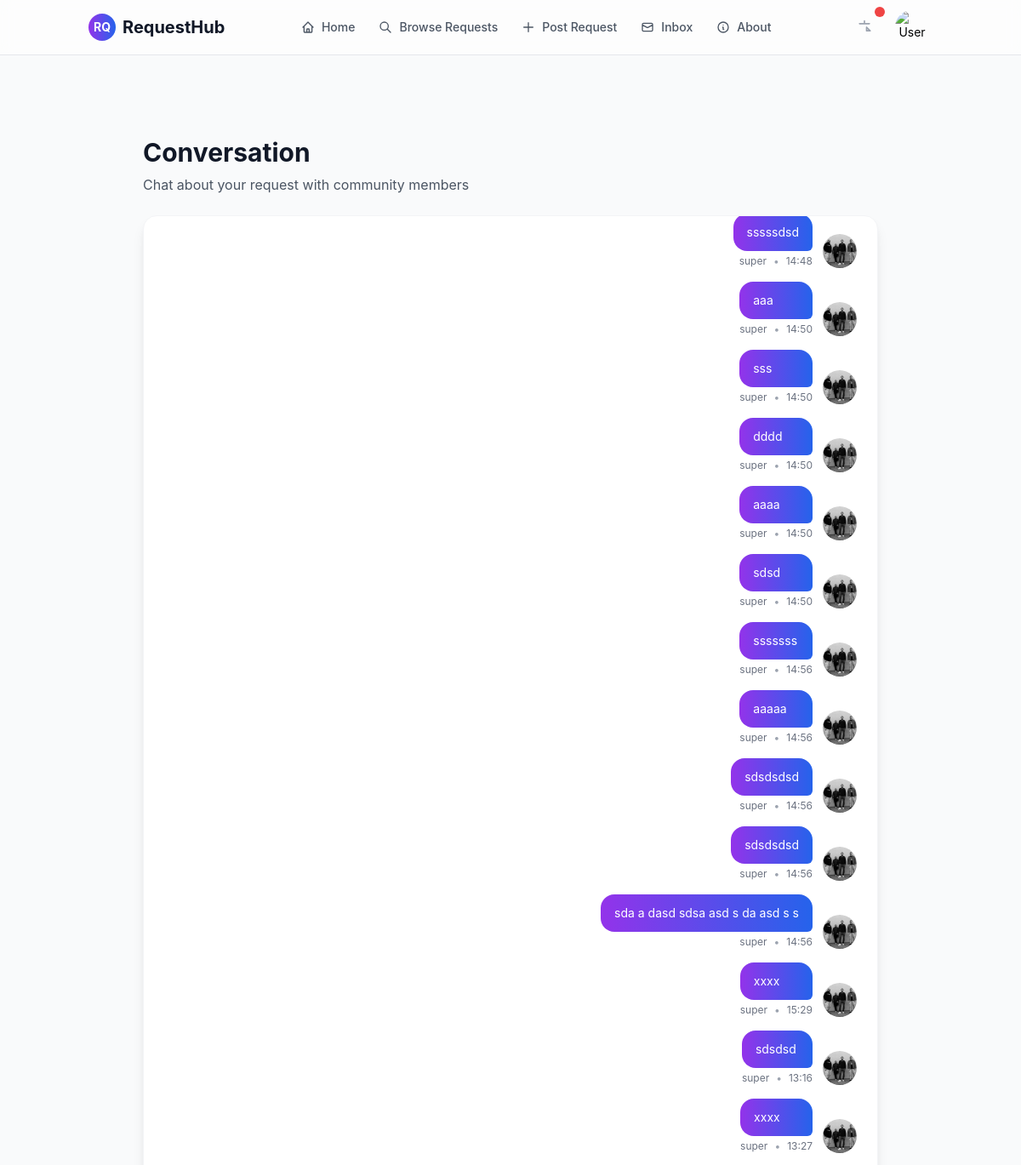
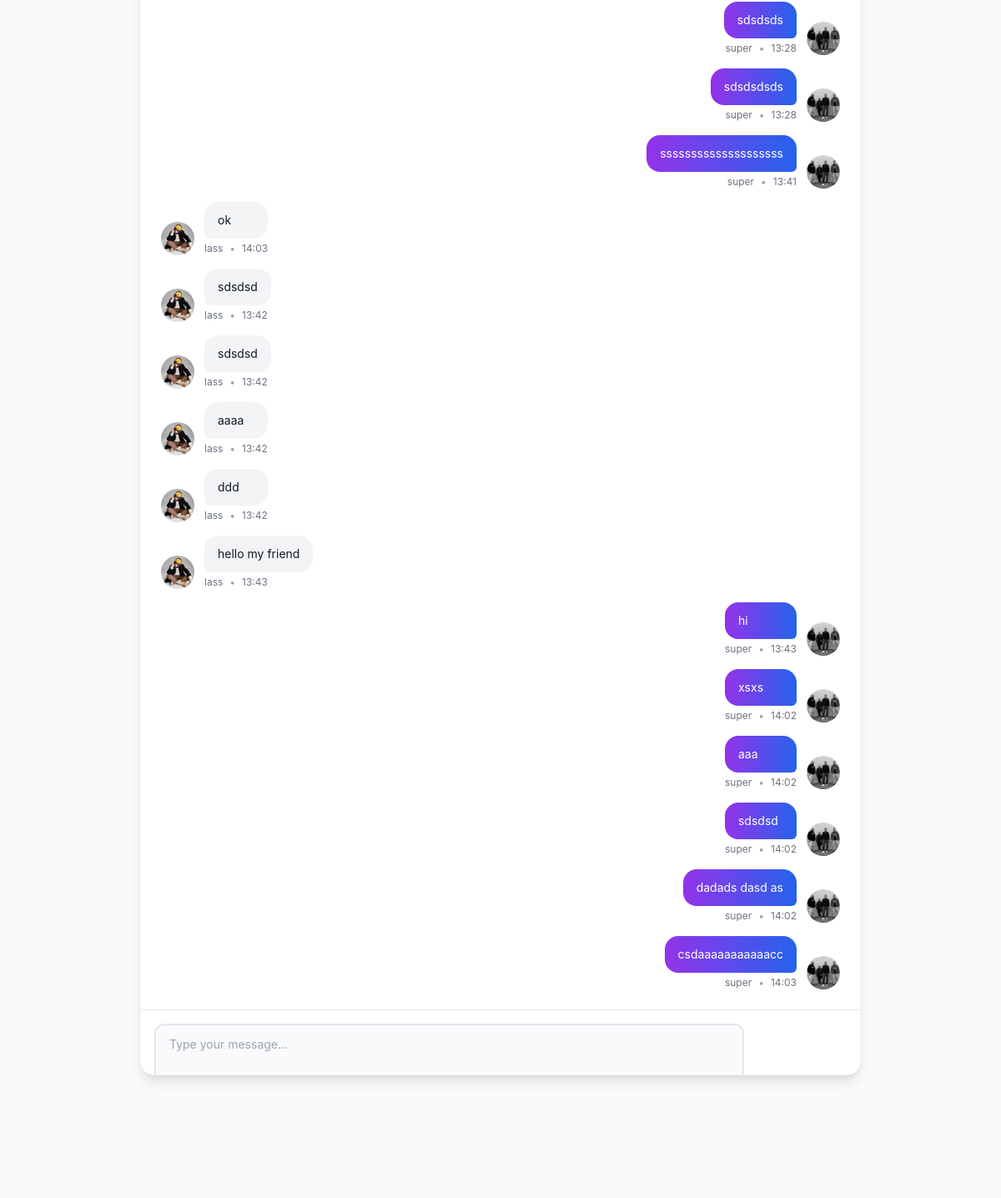
/1/ (signed in, upper part), run on an earlier commit of the app's database (2 pictures, top to bottom).
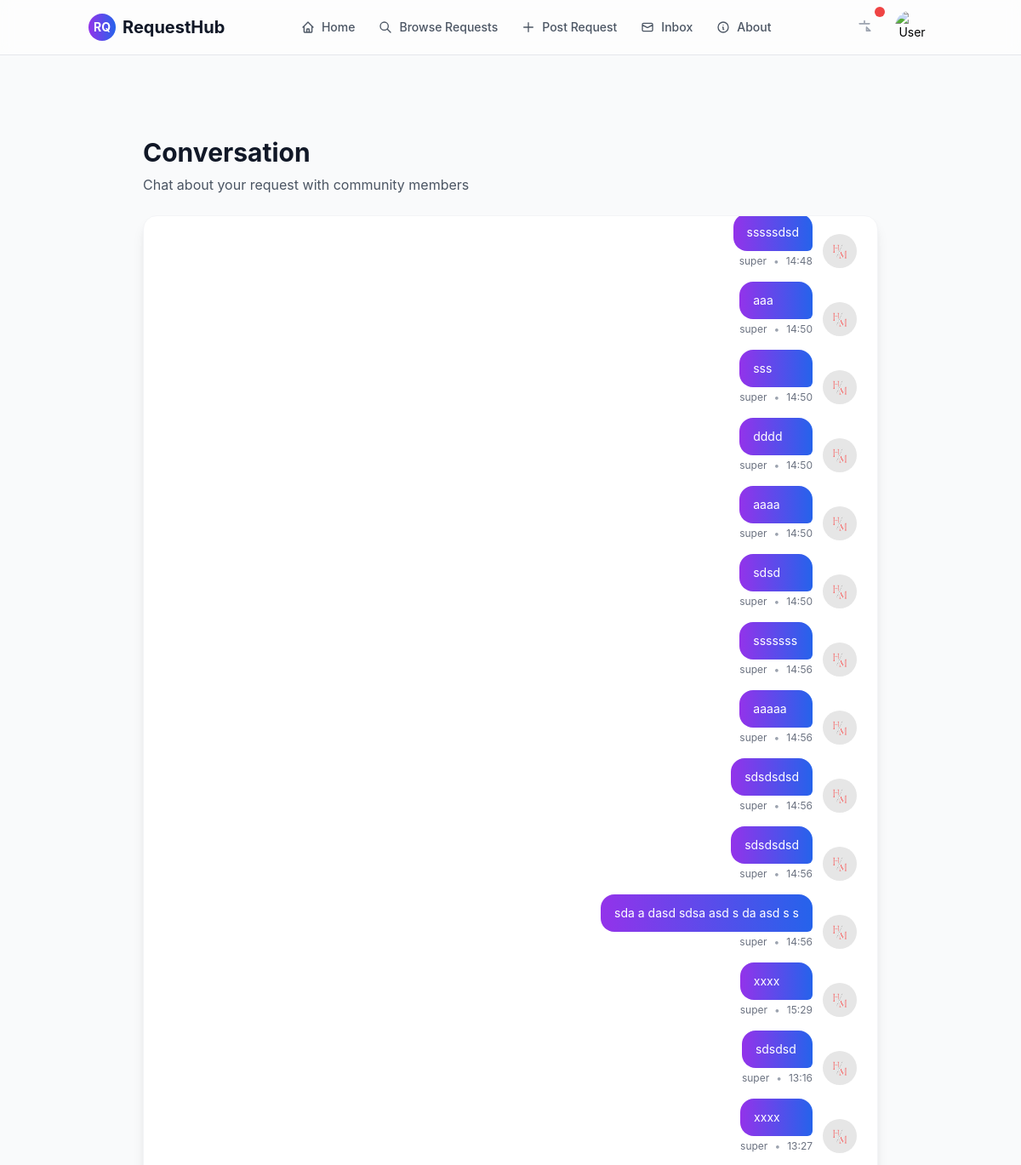
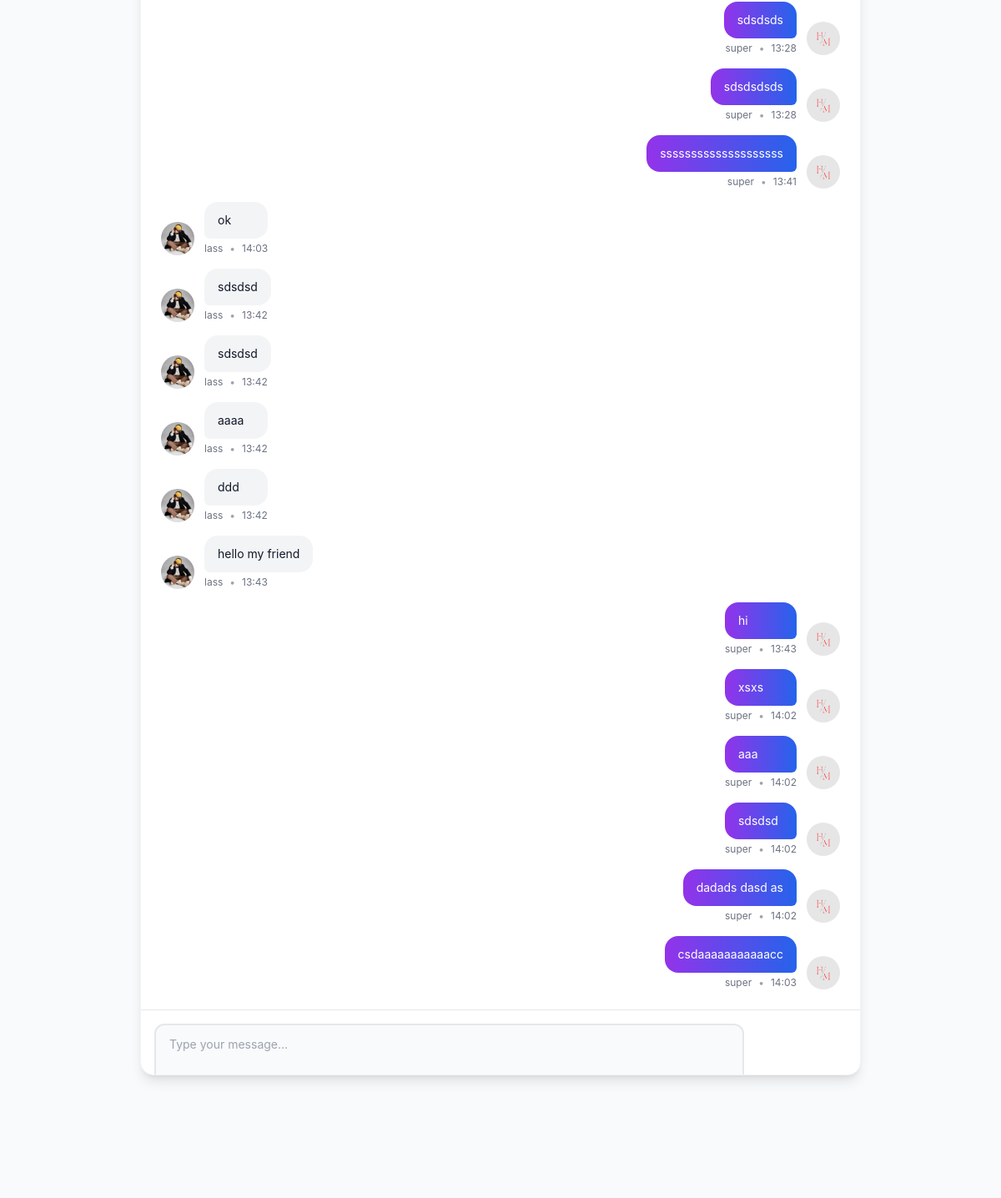
And on a later commit of the database (2 pictures, top to bottom).
### conversation/models.py (models this page shows)
class ConversationMessage(models.Model):
    conversation = models.ForeignKey(Conversation, related_name='messages', on_delete=models.CASCADE)
    content = models.TextField()
    created_at = models.DateTimeField(auto_now_add=True)
    created_by = models.ForeignKey(User, related_name='created_messages', on_delete=models.CASCADE)

### user/models.py (models this page shows, shortened)
class UserProfile(models.Model):
    user = models.OneToOneField(User, on_delete=models.CASCADE, primary_key=True)
    location = models.CharField(max_length=100, blank=True, null=True)
    phone_number = models.CharField(max_length=15, blank=True, null=True)
    profile_picture = models.ImageField(upload_to='profile_pictures/', blank=True, null=True)

### conversation/views.py (the view)
# urls.py: path('<int:pk>/', views.detail, name='detail'),
@login_required
def detail(request, pk):
    conversation = Conversation.objects.filter(members__in=[request.user.id]).get(pk=pk)
    if request.method == 'POST':
        form = ConversationMessageForm(request.POST)
        if form.is_valid():
            conversation_message = form.save(commit=False)
            conversation_message.conversation = conversation
            conversation_message.created_by = request.user
            conversation_message.save()
            conversation.save()
            return redirect('conversation:detail', pk=pk)
    else:
        form = ConversationMessageForm()
        members = list(conversation.members.all())
        print(members)
        receiver = [m for m in members if m != request.user]
        print(receiver)
        if receiver:
            receiver_user = receiver[0]  # The other member
            receiverr= UserProfile.objects.filter(user=receiver_user).first()
        else:
            receiver_user = None
            receiverr = None
    sender=UserProfile.objects.filter(user=request.user).first()
    return render(request, 'conversation/detail.html', {
        'conversation': conversation,
        'form': form,
        'sender':sender,
        "receiver":receiverr,
    })

### conversation/forms.py
class ConversationMessageForm(forms.ModelForm):
    class Meta:
        model = ConversationMessage
        fields = ('content',)
        widgets = {
            'content': forms.Textarea(attrs={
                'class': 'w-full py-4 px-6 rounded-xl border'
            })
        }

### conversation/templates/conversation/detail.html (shortened to what this page needs)
{% extends 'aid/base.html' %}
{% block content %}
<main class="py-8">
    <div class="container mx-auto px-4 max-w-4xl">
        <div class="mb-6">
            <h1 class="text-3xl font-bold text-gray-900 mb-2">Conversation</h1>
            <p class="text-gray-600">Chat about your request with community members</p>
        </div>
        <div class="bg-white rounded-2xl shadow-lg border border-gray-100 overflow-hidden" style="height: 70vh;">
            <div id="messages" class="flex-1 overflow-y-auto p-6 space-y-4" style="height: calc(70vh - 80px);">
                {% for message in conversation.messages.all %}
                    <div class="flex items-end space-x-3 {% if message.created_by == request.user %}flex-row-reverse space-x-reverse{% endif %}">
                        <a href="{% url 'user:profile' %}" class="flex-shrink-0">
                            {% if message.created_by == request.user %}
                                {% if sender.profile_picture %}
                                    <img src="{{ sender.profile_picture.url }}" alt="{{ message.created_by.username }}" class="w-10 h-10 rounded-full object-cover">
                                {% else %}
                                    <div class="w-10 h-10 rounded-full bg-gradient-to-r from-purple-500 to-blue-500 flex items-center justify-center text-white font-semibold text-sm">
                                        {{ message.created_by.username|first|upper }}
                                    </div>
                                {% endif %}
                            {% else %}
                                {% if receiver.profile_picture %}
                                    <img src="{{ receiver.profile_picture.url }}" alt="{{ message.created_by.username }}" class="w-10 h-10 rounded-full object-cover">
                                {% else %}
                                    <div class="w-10 h-10 rounded-full bg-gradient-to-r from-green-500 to-emerald-500 flex items-center justify-center text-white font-semibold text-sm">
                                        {{ message.created_by.username|first|upper }}
                                    </div>
                                {% endif %}
                            {% endif %}
                        </a>
                        <div class="max-w-xs lg:max-w-md">
                            <div class="px-4 py-3 rounded-2xl {% if message.created_by == request.user %}bg-gradient-to-r from-purple-600 to-blue-600 text-white rounded-br-md{% else %}bg-gray-100 text-gray-900 rounded-bl-md{% endif %}">
                                <p class="text-sm">{{ message.content }}</p>
                            </div>
                            <div class="flex items-center mt-1 space-x-2 {% if message.created_by == request.user %}justify-end{% endif %}">
                                <span class="text-xs text-gray-500">{{ message.created_by.username }}</span>
                                <span class="text-xs text-gray-400">•</span>
                                <span class="text-xs text-gray-500">{{ message.created_at|date:"H:i" }}</span>
                            </div>
                        </div>
                    </div>
                {% endfor %}
            </div>
            <form method="post" action="." class="border-t border-gray-200 p-4">
                <div class="flex items-end space-x-3">
                    <div class="flex-1">
                        {{ form.content }}
                    </div>
                </div>
            </form>
        </div>
    </div>
</main>
{% endblock %}

What changed in the data, as far as the page shows it:
changed through a linked row, ConversationMessage "sssssdsd": profile_picture: a different picture
changed through a linked row, ConversationMessage (number 2 of 29 on the later page): profile_picture: a different picture
changed through a linked row, ConversationMessage "sss": profile_picture: a different picture
changed through a linked row, ConversationMessage "dddd": profile_picture: a different picture
changed through a linked row, ConversationMessage (number 5 of 29 on the later page): profile_picture: a different picture
changed through a linked row, ConversationMessage "sdsd": profile_picture: a different picture
changed through a linked row, ConversationMessage "sssssss": profile_picture: a different picture
changed through a linked row, ConversationMessage "aaaaa": profile_picture: a different picture
changed through a linked row, ConversationMessage (number 9 of 29 on the later page): profile_picture: a different picture
changed through a linked row, ConversationMessage (number 10 of 29 on the later page): profile_picture: a different picture
changed through a linked row, ConversationMessage "sda a dasd sdsa asd s da asd s s": profile_picture: a different picture
changed through a linked row, ConversationMessage (number 12 of 29 on the later page): profile_picture: a different picture
changed through a linked row, ConversationMessage (number 13 of 29 on the later page): profile_picture: a different picture
changed through a linked row, ConversationMessage (number 14 of 29 on the later page): profile_picture: a different picture
changed through a linked row, ConversationMessage "sdsdsds": profile_picture: a different picture
changed through a linked row, ConversationMessage "sdsdsdsds": profile_picture: a different picture
changed through a linked row, ConversationMessage "ssssssssssssssssssss": profile_picture: a different picture
changed through a linked row, ConversationMessage "hi": profile_picture: a different picture
changed through a linked row, ConversationMessage "xsxs": profile_picture: a different picture
changed through a linked row, ConversationMessage (number 26 of 29 on the later page): profile_picture: a different picture
changed through a linked row, ConversationMessage (number 27 of 29 on the later page): profile_picture: a different picture
changed through a linked row, ConversationMessage "dadads dasd as": profile_picture: a different picture
changed through a linked row, ConversationMessage "csdaaaaaaaaaaacc": profile_picture: a different picture
